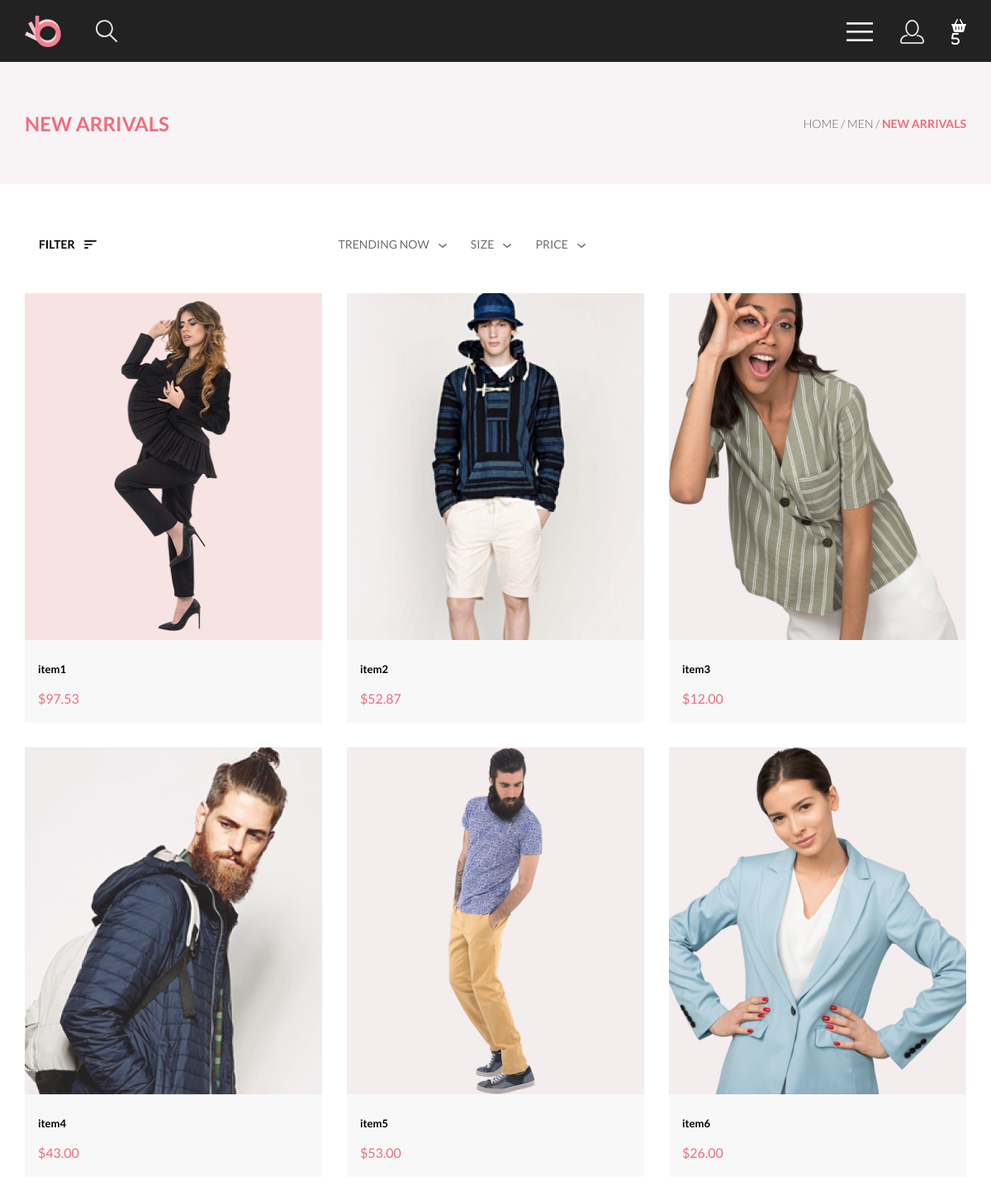
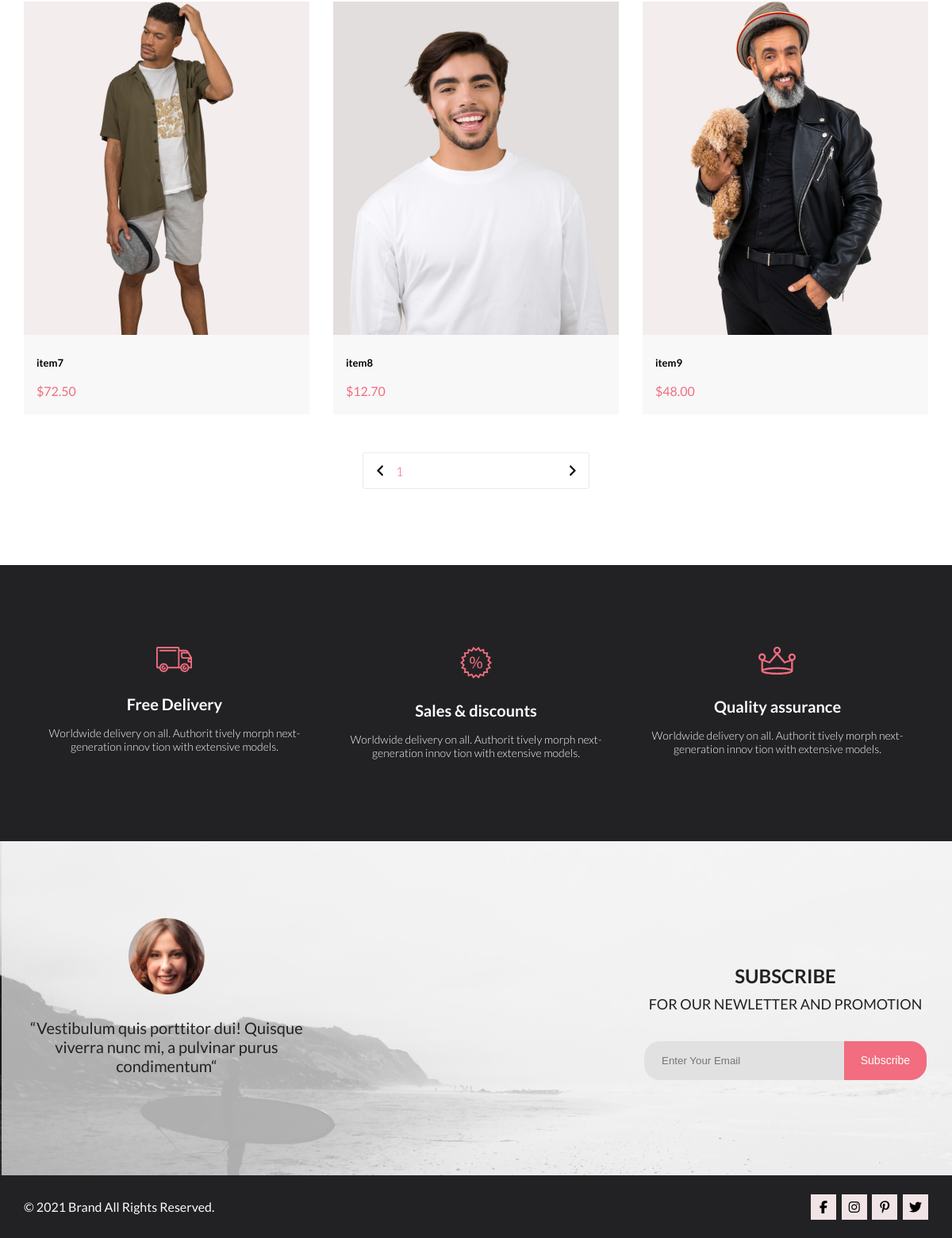
The page /catalog.php (signed in) on the database its author committed (2 pictures, top to bottom).
### tables this page shows
CREATE TABLE `items` (
  `id` int(10) UNSIGNED NOT NULL,
  `title` text,
  `description` text,
  `price` text,
  `collection` text,
  `options` text,
  `views` int(11) NOT NULL DEFAULT '0',
  `preview_photo_name` text NOT NULL
);

### catalog_item.php (the view, shortened to what this page needs)
<?php while ($item = mysqli_fetch_assoc($items)): ?>
<form action="catalog_item.php" method='post' id="add_to_cart<?=$item['id']?>">
	<div class="prod">
		<a href="product.php?id=<?=$item['id']?>">
			<img class="prod-pic" src="clothes_images/<?=$item['preview_photo_name']?>" alt="prod<?=$item['id']?>">
			<div class="prod-disc">
				<h4 class="prod-h4"><?=$item['title']?></h4>
		    	<p class="price"><?=$item['price']?></p>
			</div>
		</a>
	</div>
</form>
<?php endwhile; ?>

### css/style.css (style rules this page uses)
* { margin: 0; padding: 0; outline: none; }
body { font-family: "Lato", sans-serif; }
.container { max-width: 1140px; margin: 0 auto; padding: 0 16px; }
.prod-h4 { font-size: 13px; line-height: 16px; }
.price { font-size: 16px; line-height: 19px; color: #F16D7F; margin-top: 18px; }
.prod-disc { margin: 24px 24px 20px 16px; }
.prod { display: flex; flex-direction: column; max-width: 360px; position: relative; background: #F8F8F8; transition: all 0.3s; margin-top: 30px; }
.prod-pic { transition: all 0.3s; }
.footer-top { background: #222224; padding-top: 103px; padding-bottom: 103px; }
.footer-top-heading { font-size: 20px; line-height: 24px; color: #FBFBFB; margin-top: 28px; }
.footer-top-text { font-weight: 300; font-size: 14px; line-height: 17px; text-align: center; color: #FBFBFB; margin-top: 16px; }
.extra { display: flex; justify-content: space-between; }
.ett { display: flex; flex-direction: column; align-items: center; }
.middle-footer { display: flex; justify-content: space-between; }
.bg-middle-foot { background-image: url(img/bg-mid.png); background-repeat: no-repeat; background-size: cover; }
.middle-text { font-size: 20px; line-height: 24px; text-align: center; color: #222224; padding-top: 30px; }
.middle-h3 { font-size: 24px; line-height: 167.2%; text-align: center; color: #222224; }
.middle-text-right { font-size: 18px; line-height: 167.2%; text-align: center; color: #222224; }
.input-for-button-footer { background: #E1E1E1; flex-grow: 1; border-radius: 20px 0 0 20px; border: none; padding-left: 22px; }
.button-middle-footer { font-size: 14px; line-height: 17px; align-items: center; text-align: center; color: #FFFFFF; border-radius: 0 20px 20px 0; background: #F16D7F; padding-left: 20px; padding-right: 20px; border: 1px solid #F16D7F; transition: all 0.3s; }
.submit { display: flex; width: 356px; height: 49px; margin-top: 32px; }
.more { display: flex; flex-direction: column; align-items: center; width: 360px; }
.middle-footer-left { margin-top: 97px; margin-bottom: 126px; }
.middle-footer-right { margin-top: 150px; }
.end-footer { background: #222224; }
.end-groop { display: flex; justify-content: space-between; }
.end-text-footer { font-size: 16px; line-height: 19px; color: #FBFBFB; padding-top: 30px; padding-bottom: 30px; }
.social-networks-groop { height: 32px; width: 32px; background-color: #F1E4E6; display: flex; align-items: center; justify-content: center; transition: all 0.3s; }
.img-groop { width: 148px; display: flex; justify-content: space-between; margin-top: 24px; }
.net-img { color: black; }
.products a { color: #000000; }

### rows shown on the page
items: preview_photo_name (picture), title "item1", price "$97.53"
items: preview_photo_name (picture), title "item2", price "$52.87"
items: preview_photo_name (picture), title "item3", price "$12.00"
items: preview_photo_name (picture), title "item4", price "$43.00"
items: preview_photo_name (picture), title "item5", price "$53.00"
items: preview_photo_name (picture), title "item6", price "$26.00"
items: preview_photo_name (picture), title "item7", price "$72.50"
items: preview_photo_name (picture), title "item8", price "$12.70"
items: preview_photo_name (picture), title "item9", price "$48.00"

### other values the page prints
$count_items_in_basket "5"
